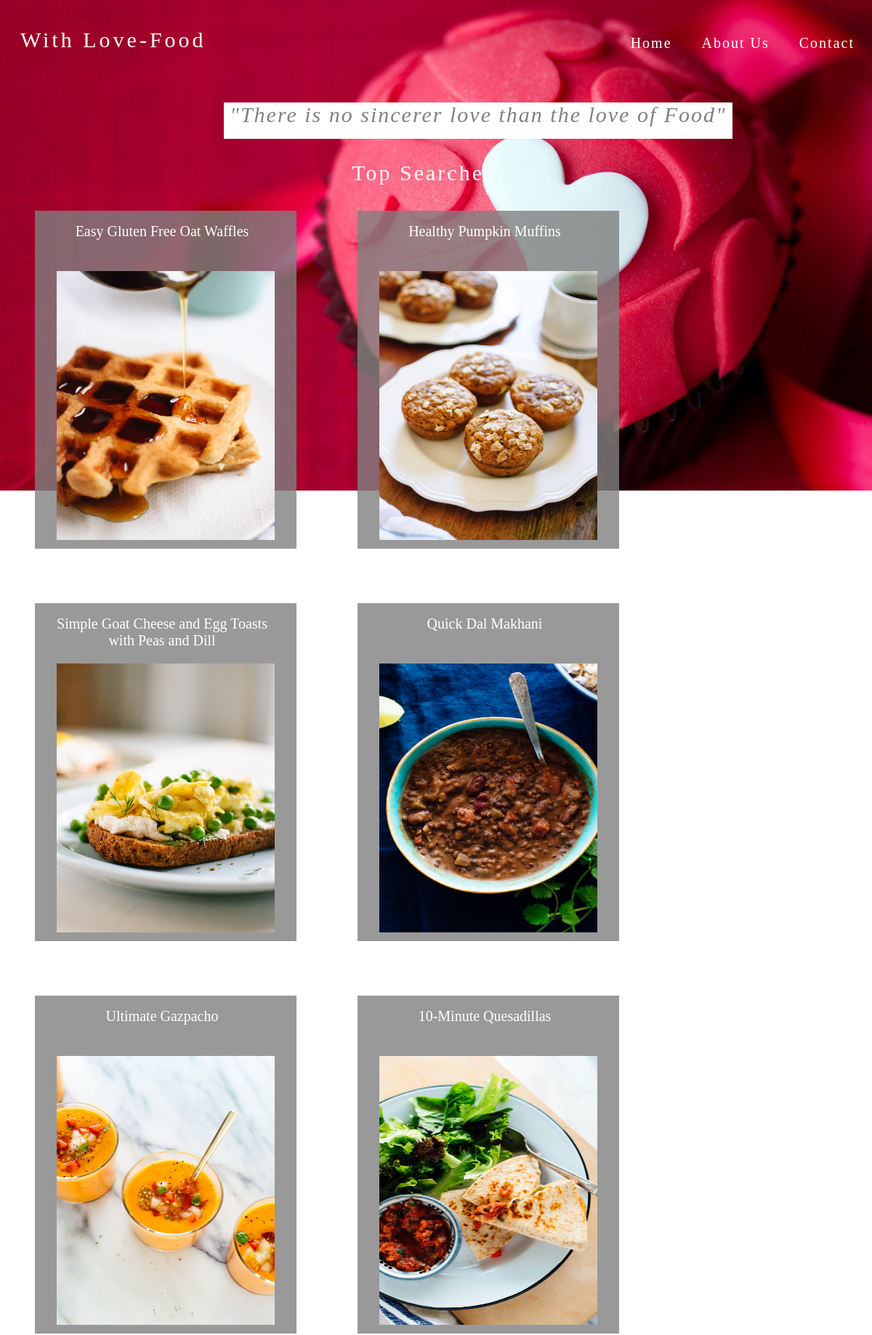
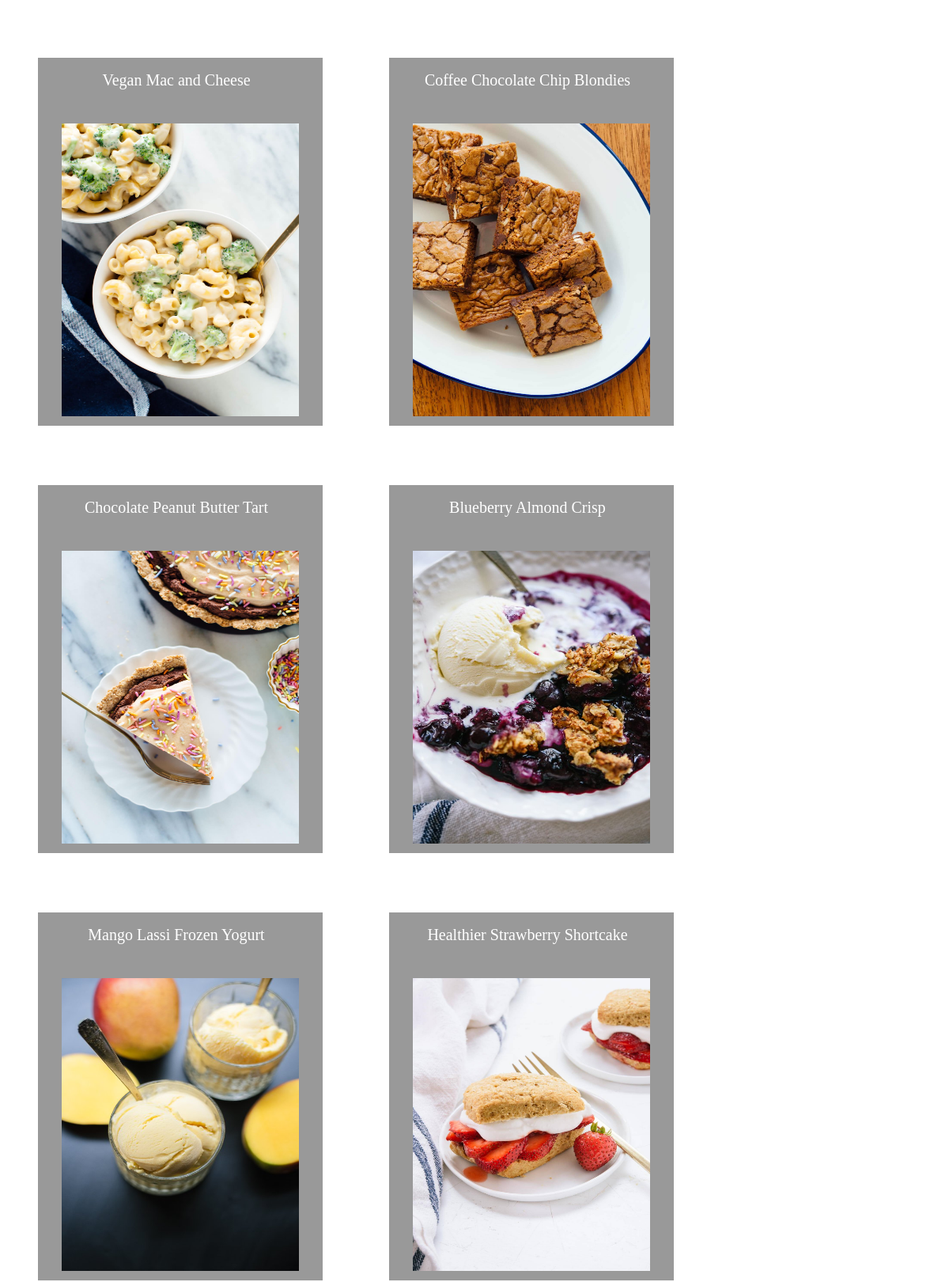
The page / (upper part) on the database its author committed (2 pictures, top to bottom).
### tables this page shows
CREATE TABLE IF NOT EXISTS `recipes` (
  `Title` varchar(200) NOT NULL,
  `Image` varchar(400) NOT NULL,
  `Content` mediumtext NOT NULL
);

### index.php (the view, shortened to what this page needs)
<!doctype html>
<html>
<head>
	<link type="text/css" rel="stylesheet" href="index.css"/>
</head>
<body>
	<div id="logo">
		<a href="index.php">With Love-Food</a>
	</div>
	<div id="topPart">
		<a href="index.php"><div id="home">Home</div></a>
		<a href="about.php"><div id="about">About Us</div></a>
		<a href="contact.php"><div id="contact">Contact</div></a>
	</div>
	<div id="titleQuote">
	<p>
	<i>"There is no sincerer love than the love of Food"</i>
	</p>
	</div>
	<div id="topSearch">
	Top Searches
	</div>
		<?php
			$dbhost = 'localhost';
			$dbuser = 'root';
			$dbpass = '';
			$conn = mysql_connect($dbhost, $dbuser, $dbpass);
			$sqlCheck = "SELECT * FROM recipes";
			$retvalCheck= mysql_query( $sqlCheck, $conn);
			$i=0;
			while($row=mysql_fetch_array($retvalCheck,MYSQL_ASSOC))
			{
				$title=$row['Title'];
				$imagePath=$row['Image'];
		?>
			<a href="showContent.php" ><div class="foods" onclick=clicked("<?php echo $i;?>");>
			<div class="foodsTitle"><?php echo $title;?></div>
			<img class="foodsImage" width="300px" height="370px" src="<?php echo $imagePath;?>" style="margin-left:25px; margin-top:16px;">
			</div>
			</a>
		<?php
		$i++;
			}
		?>
</body>
</html>

### index.css (style rules this page uses)
a { text-decoration:none; color:inherit; }
#logo { font-size:30px; font-family:Calibri; margin:10px; margin-top:30px; margin-left:20px; letter-spacing:4px; margin-bottom:30px; float:left; color:white; }
#titleQuote { clear:both; background:white; height:50px; width:700px; margin-left:300px; font-size:30px; font-family:Calibri; color:gray; text-align:center; letter-spacing:2px; }
body { background-image:url('im3.jpg'); background-repeat:no-repeat; background-size:100%; }
#topPart { float:right; margin-top:40px; margin-left:400px; margin-bottom:70px; }
#topPart div { margin-top:5px; margin-right:10px; display:inline; font-family:Calibri; font-size:20px; color:white; }
#home, #about, #contact, #dashboard,#news,#logout { margin-left:15px; margin-right:15px; padding:6px; letter-spacing:2px; }
#topSearch { color:white; font-family:Calibri; letter-spacing:3px; font-size:30px; text-align:center; margin-top:30px; margin-left:-35px; }
.foods { display:inline-block; width:350px; height:455px; margin-top:35px; margin-bottom:40px; margin-left:40px; margin-right:40px; padding:5px; background:rgba(128,128,128,0.8); }
.foodsTitle { color:white; background:none; font-family:Calibri; font-size:20px; text-align:center; width:290px; height:45px; margin-top:7px; vertical-align:middle; margin-left:20px; padding:5px; }

### rows shown on the page
recipes: Title "Easy Gluten Free Oat Waffles", Image (picture)
recipes: Title "Healthy Pumpkin Muffins", Image (picture)
recipes: Title "Simple Goat Cheese and Egg Toasts with Peas and Dill", Image (picture)
recipes: Title "Quick Dal Makhani", Image (picture)
recipes: Title "Ultimate Gazpacho", Image (picture)
recipes: Title "10-Minute Quesadillas", Image (picture)
recipes: Title "Vegan Mac and Cheese", Image (picture)
recipes: Title "Coffee Chocolate Chip Blondies", Image (picture)
recipes: Title "Chocolate Peanut Butter Tart", Image (picture)
recipes: Title "Blueberry Almond Crisp", Image (picture)
recipes: Title "Mango Lassi Frozen Yogurt", Image (picture)
recipes: Title "Healthier Strawberry Shortcake", Image (picture)
